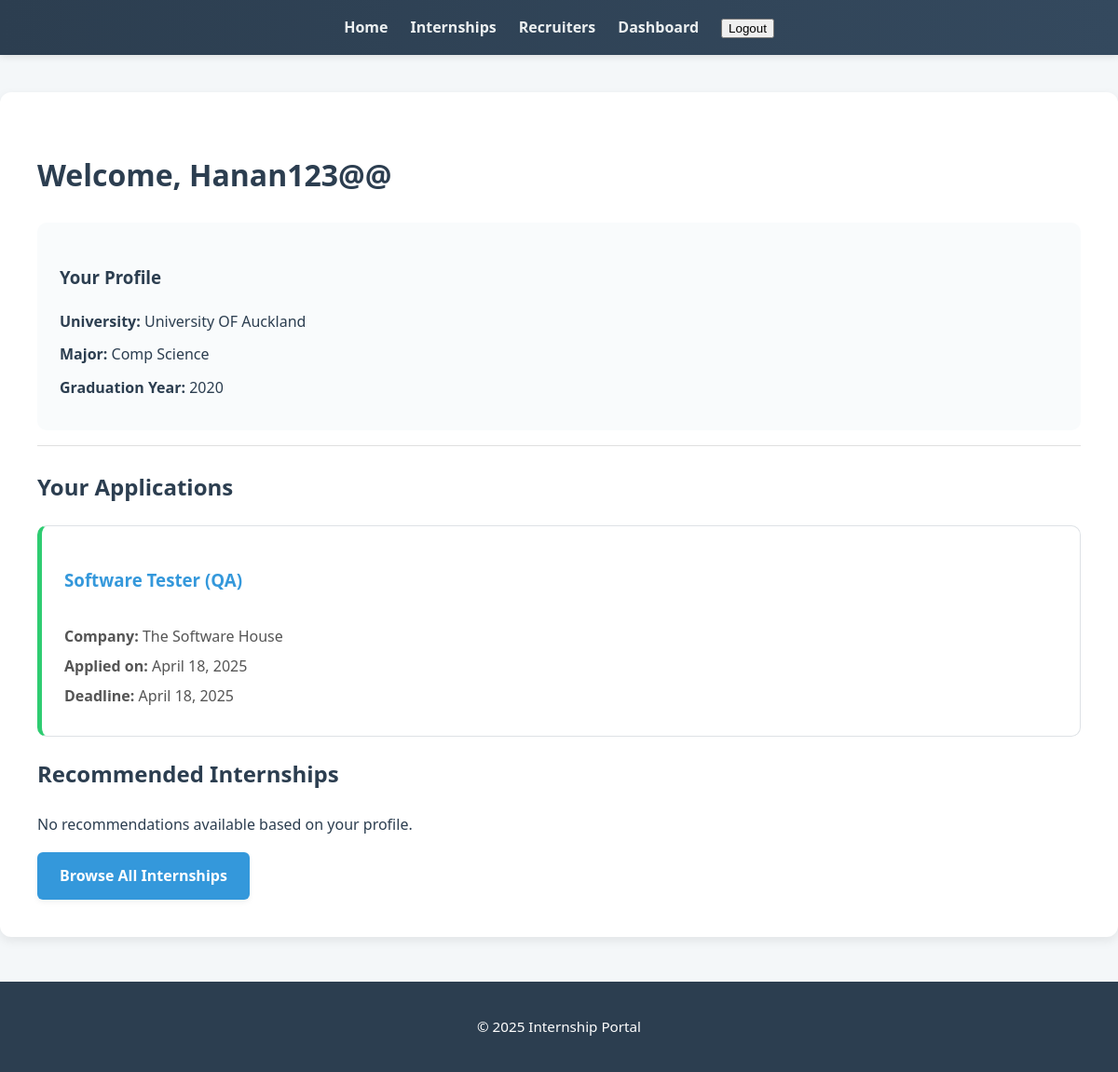
The page /dashboard/ (signed in) on the database its author committed.
### users/models.py (models this page shows, shortened)
class User(AbstractUser):
    ADMIN = 'admin'
    RECRUITER = 'recruiter'
    STUDENT = 'student'
    ROLE_CHOICES = [
        (ADMIN, 'Admin'),
        (RECRUITER, 'Recruiter'),
        (STUDENT, 'Student'),
    ]
    role = models.CharField(max_length=10, choices=ROLE_CHOICES, default=STUDENT)
    def is_admin(self):
        return self.role == self.ADMIN
    def is_recruiter(self):
        return self.role == self.RECRUITER

class StudentProfile(models.Model):
    user = models.OneToOneField(settings.AUTH_USER_MODEL, on_delete=models.CASCADE, related_name='student_profile')
    university = models.CharField(max_length=100)
    major = models.CharField(max_length=100)
    graduation_year = models.IntegerField()
    bio = models.TextField(blank=True, null=True)

### internships/models.py (models this page shows, shortened)
class Application(models.Model):
    STATUS_CHOICES = [
        ('pending', 'Pending'),
        ('under_review', 'Under Review'),
        ('accepted', 'Accepted'),
        ('rejected', 'Rejected'),
    ]
    internship = models.ForeignKey(Internship, on_delete=models.CASCADE, related_name='applications')
    student = models.ForeignKey(settings.AUTH_USER_MODEL, on_delete=models.CASCADE, related_name='applications')
    cover_letter = models.TextField()
    resume = models.FileField(upload_to='resumes/')
    status = models.CharField(max_length=20, choices=STATUS_CHOICES, default='pending')
    applied_at = models.DateTimeField(auto_now_add=True)
    updated_at = models.DateTimeField(auto_now=True)
    class Meta:
        unique_together = ('internship', 'student')

class Internship(models.Model):
    title = models.CharField(max_length=100)
    description = models.TextField()
    recruiter = models.ForeignKey(settings.AUTH_USER_MODEL, on_delete=models.CASCADE, related_name='internships')
    company = models.CharField(max_length=100)
    location = models.CharField(max_length=100)
    application_deadline = models.DateField()
    created_at = models.DateTimeField(auto_now_add=True)
    updated_at = models.DateTimeField(auto_now=True)

### users/views.py (the view)
# urls.py: path('dashboard/', views.dashboard, name='dashboard'),
@login_required
def dashboard(request):
    user = request.user
    context = {'user': user}
    if user.is_admin():
        return render(request, 'users/admin_dashboard.html', context)
    elif user.is_recruiter():
        return render(request, 'users/recruiter_dashboard.html', context)
    else:  # Student
        return render(request, 'users/student_dashboard.html', context)

### users/templates/users/student_dashboard.html (shortened to what this page needs)
{% extends 'base.html' %}
{% block content %}
<div class="dashboard-container">
    <div class="dashboard-header">
        <h1>Welcome, {{ user.username }}</h1>
        <div class="profile-section">
            <div class="profile-info">
                <h3>Your Profile</h3>
                <p><strong>University:</strong> {{ user.student_profile.university }}</p>
                <p><strong>Major:</strong> {{ user.student_profile.major }}</p>
                <p><strong>Graduation Year:</strong> {{ user.student_profile.graduation_year }}</p>
            </div>
        </div>
    </div>
    <div class="dashboard-content">
        <div class="applications-section">
            <h2>Your Applications</h2>
            {% if user.applications.all %}
            <div class="applications-list">
                {% for application in user.applications.all %}
                <div class="application-card {% if application.status == 'accepted' %}status-accepted{% elif application.status == 'rejected' %}status-rejected{% else %}status-pending{% endif %}">
                    <div class="application-header">
                        <h3>
                            <a href="{% url 'internship-detail' application.internship.id %}">
                                {{ application.internship.title }}
                            </a>
                        </h3>
                        <span class="status-badge">{{ application.get_status_display }}</span>
                    </div>
                    <div class="application-details">
                        <p><strong>Company:</strong> {{ application.internship.company }}</p>
                        <p><strong>Applied on:</strong> {{ application.applied_at|date:"F d, Y" }}</p>
                        <p><strong>Deadline:</strong> {{ application.internship.application_deadline|date:"F d, Y" }}</p>
                    </div>
                </div>
                {% endfor %}
            </div>
            {% else %}
            <div class="no-applications">
                <p>You haven't applied to any internships yet.</p>
                <a href="{% url 'internship-list' %}" class="btn btn-primary">Browse Internships</a>
            </div>
            {% endif %}
        </div>
        <div class="recommendations-section">
            <h2>Recommended Internships</h2>
            {% if recommended_internships %}
            <div class="internship-list">
                {% for internship in recommended_internships %}
                <div class="internship-card">
                    <h3>
                        <a href="{% url 'internship-detail' internship.id %}">
                            {{ internship.title }}
                        </a>
                    </h3>
                    <p class="company">{{ internship.company }}</p>
                    <p class="location">{{ internship.location }}</p>
                    <p class="deadline">Apply by: {{ internship.application_deadline|date:"F d, Y" }}</p>
                    <div class="internship-actions">
                        <a href="{% url 'internship-detail' internship.id %}" class="btn btn-view">View Details</a>
                        <a href="{% url 'internship-apply' internship.id %}" class="btn btn-apply">Apply Now</a>
                    </div>
                </div>
                {% endfor %}
            </div>
            {% else %}
            <div class="no-recommendations">
                <p>No recommendations available based on your profile.</p>
                <a href="{% url 'internship-list' %}" class="btn btn-primary">Browse All Internships</a>
            </div>
            {% endif %}
        </div>
    </div>
</div>
{% endblock %}

### users/templates/base.html (style rules this page uses)
body { font-family: 'Segoe UI', Tahoma, Geneva, Verdana, sans-serif; line-height: 1.7; color: #2c3e50; background-color: #f4f7f9; margin: 0; padding: 0; }
a { color: #3498db; text-decoration: none; transition: all 0.3s ease-in-out; }
.btn { display: inline-block; padding: 12px 24px; border-radius: 6px; font-weight: 600; text-align: center; cursor: pointer; transition: all 0.3s ease; box-shadow: 0 3px 6px rgba(0, 0, 0, 0.05); }
.btn-primary { background-color: #3498db; color: white; border: none; }
.dashboard-container { background: white; border-radius: 12px; padding: 40px; margin: 40px auto; box-shadow: 0 4px 12px rgba(0,0,0,0.08); }
.dashboard-header { border-bottom: 1px solid #e0e0e0; padding-bottom: 16px; margin-bottom: 24px; }
.profile-section { background-color: #f9fbfc; padding: 24px; border-radius: 10px; margin-top: 24px; }
.profile-info p { margin: 8px 0; }
.application-card { border: 1px solid #dee2e6; border-radius: 10px; padding: 24px; margin-bottom: 20px; transition: all 0.3s ease; background-color: #ffffff; }
.status-accepted { border-left: 5px solid #2ecc71; }
.status-badge { padding: 6px 12px; border-radius: 20px; font-size: 0.85em; font-weight: bold; color: white; }
.application-header { display: flex; justify-content: space-between; align-items: center; margin-bottom: 12px; }
.application-details p { color: #555; margin: 5px 0; }

### rows shown on the page
User: username "Hanan123@@", student_profile.university "University OF Auckland", student_profile.major "Comp Science", student_profile.graduation_year "2020"
Application: internship "Software Tester (QA)", internship.company "The Software House", applied_at "April 18, 2025", internship.application_deadline "April 18, 2025"
